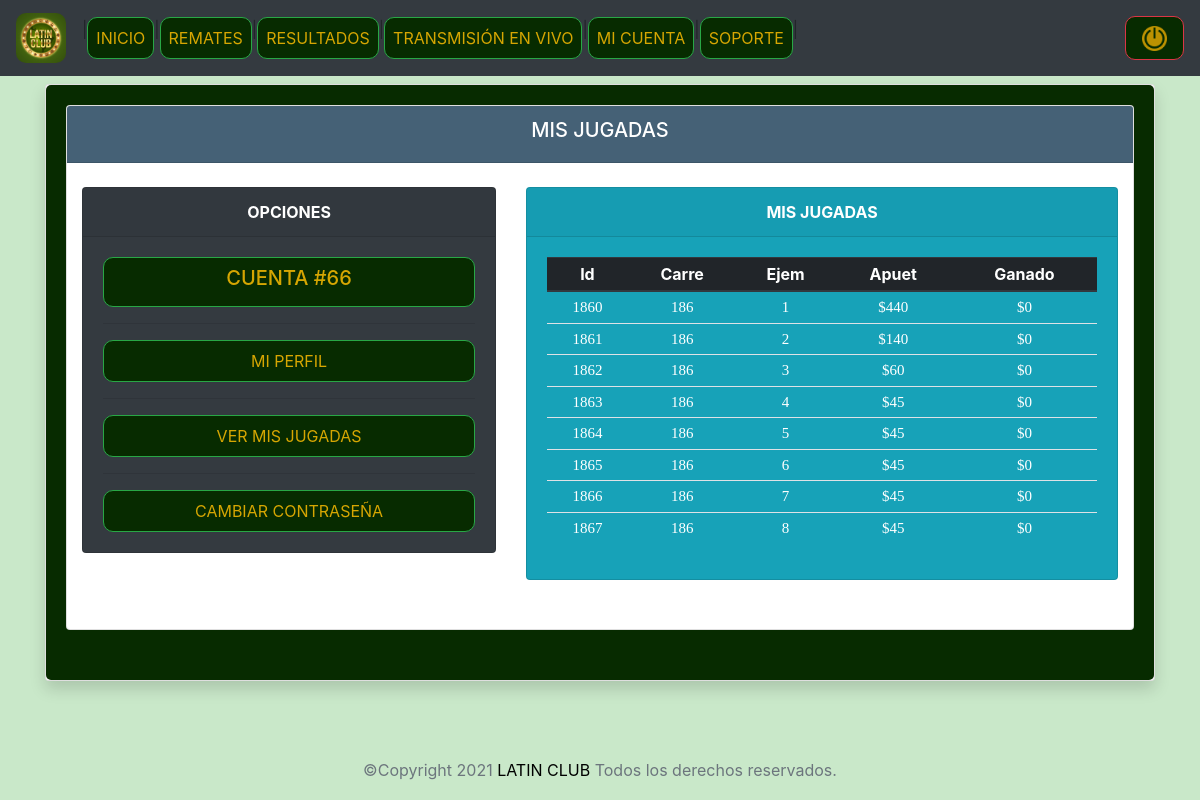
/user_/mis-jugadas.php (signed in), run on the app's committed database.
### tables this page shows
CREATE TABLE `usuarios` (
  `id_usuario` int(11) NOT NULL,
  `nombre_apellido` varchar(50) NOT NULL,
  `email` varchar(100) NOT NULL,
  `usuario` varchar(50) NOT NULL,
  `clave` varchar(150) NOT NULL,
  `saldo` varchar(30) NOT NULL,
  `ip` varchar(50) NOT NULL,
  `fecha_registro` varchar(50) NOT NULL,
  `ultima_conexion` varchar(50) NOT NULL,
  `estado` int(11) NOT NULL,
  `rol` int(11) NOT NULL
);

CREATE TABLE `historial` (
  `id_tabla` int(11) NOT NULL,
  `numero_tabla` varchar(10) NOT NULL,
  `id_sala` int(11) NOT NULL,
  `id_usuario` int(11) NOT NULL,
  `nombre_ejemplar` varchar(200) NOT NULL,
  `cliente` varchar(20) NOT NULL,
  `precio` varchar(20) NOT NULL,
  `total_recogido` varchar(10) NOT NULL,
  `estado` int(11) NOT NULL
);

### user_/mis-jugadas.php (the view, shortened to what this page needs)
<!DOCTYPE html>
<html lang="en">
<head>
    <link href="../css/sweetalert2.min.css" rel="stylesheet" type="text/css">
    <link href="css/bootstrap.min.css" rel="stylesheet">
    <link href="css/style.css" rel="stylesheet">
</head>
<body style="background-color: #C9E8C9;">
    <?php include'include/header.php'?>
    <br>
	<?php
	$id_user=$_SESSION['id_usuario'];
	require("../conexion_/conexion.php");
	$usuarios="SELECT * FROM usuarios WHERE id_usuario='$id_user' ";
	$user_=mysqli_query($mysqli,$usuarios);
	$result = mysqli_num_rows($user_);
	if ($result > 0) {
		while ($user=mysqli_fetch_row($user_)){
			$id_usuario=$user[0];
		}
	}else{
	}
	?>
	<div class="container h-100">
		<div class="row justify-content-center h-100">
			<div class="col-sm-12 align-self-center text-center">
				<div class="card shadow">
					<div class="card-body color-verde">
						<div class="row">
							<div class="col-md-12" style="margin-bottom: 30px;">
								<div class="card">
									<div class="card-header" style="background-color: #456176; color: white;">
										<h5>MIS JUGADAS</h5>
									</div>
									<ul class="list-group list-group-flush">
										<div class="container">
											<div class="row">
												<div class="col-md-5"><br>
													<div class="card text-white bg-dark mb-3">
														<div class="card-header"><b>OPCIONES</b></div>
														<div class="card-body">
															<div class="row">
																<div class="col-md-12">
																	<a class="nav-link btn btn-success text-uppercase" style=" background-color: #072B00; border-radius: 10px; color: #D6A602;"><center><h5>CUENTA #<?php echo $id_usuario ?></h5></center></a>
																	<hr>
																	<a type="button" class="nav-link btn btn-success text-uppercase" style=" background-color: #072B00; border-radius: 10px; color: #D6A602;" href="perfil"><center>MI PERFIL</center></a>
																	<hr>
																	<a type="button" class="nav-link btn btn-success text-uppercase" style=" background-color: #072B00; border-radius: 10px; color: #D6A602;" href="mis-jugadas"><center>VER MIS JUGADAS</center></a>
																	<hr>
																	<a type="button" class="nav-link btn btn-success text-uppercase" style=" background-color: #072B00; border-radius: 10px; color: #D6A602;" data-toggle="modal" data-target="#Modal"><center>CAMBIAR CONTRASEÑA</center></a>
																</div>
															</div>
														</div>
													</div>
												</div>
												<div class="col-md-7"><br>
													<div class="card text-white bg-info mb-3">
														<div class="card-header"><b>MIS JUGADAS</b></div>
														<div class="card-body">
															<table class="table">
																<thead class="thead-dark">
																	<tr>
																		<th scope="col">Id</th>
																		<th scope="col">Carre</th>
																		<th scope="col">Ejem</th>
																		<th scope="col">Apuet</th>
																		<th scope="col">Ganado</th>
																	</tr>
																</thead>
																<tbody>
																	<?php
																	require("../conexion_/conexion.php");
																	$jugadas="SELECT historial.*, ganadores.primer_lugar, ganadores.pago_primer_lugar FROM historial left join ganadores on ganadores.id_sala = historial.id_sala WHERE historial.id_usuario='$id_user'";
																	$jugadas_=mysqli_query($mysqli,$jugadas);
																	$result = mysqli_num_rows($jugadas_);
																	if ($result > 0) {
																		while ($jugad=mysqli_fetch_row ($jugadas_)){
																			$id_tabla  = $jugad[0];
																			$numero_tabla = $jugad[1];
																			$id_sala = $jugad[2];
                                                                            $nombre_ejemplar = $jugad[4];
																			$precio = $jugad[6];
																			if ($numero_tabla == $jugad[9]):
																				$ganado = $jugad[10];
																			else:
																				$ganado = '0';
																			endif;
																			echo
																			'
																			<tr>
																			<td>'.htmlentities($id_tabla).'</td>
																			<td>'.htmlentities($id_sala).'</td>
																			<td>'.htmlentities($nombre_ejemplar).'</td>
																			<td>$'.htmlentities($precio).'</td>
																			<td>$'.htmlentities($ganado).'</td>
																			</tr>
																			';
																		}
																	}else{
																		echo "<tr><center>*** NO TIENES JUGADAS REGISTRADAS ***</center></tr>";
																	}
																	?>
																</tbody>
															</table>
														</div>
													</div>
												</div>
											</div>
										</div>
									</ul>
								</div>
							</div>
						</div>
					</div>
				</div>
			</div>
		</div>
	</div>
	<?php include'include/footer.php'?>
</body>
</html>

### user_/include/header.php (shortened to what this page needs)
<header>
	<nav class="navbar navbar-expand-md navbar-dark fixed-top bg-dark">
		<a class="navbar-brand" href="index"><img src="img/favicon.jpeg" style="border-radius: 10px;" width="50"></a>
		<div class="collapse navbar-collapse" id="navbarCollapse">
			<ul class="navbar-nav mr-auto">
				|
				<li class="nav-item active">
					<a class="nav-link btn btn-success" style=" background-color: #072B00; border-radius: 10px; color: #D6A602;" href="index"><center>INICIO</center></a>
				</li>
				<li class="nav-item active">
					<a class="nav-link btn btn-success" style=" background-color: #072B00; border-radius: 10px; color: #D6A602;" href="index-salas"><center>REMATES</center></a>
				</li>
				|
				<li class="nav-item active">
					<a class="nav-link btn btn-success" style=" background-color: #072B00; border-radius: 10px; color: #D6A602;" href="resultados"><center>RESULTADOS</center></a>
				</li>
				|
				<li class="nav-item active">
					<a class="nav-link btn btn-success" style=" background-color: #072B00; border-radius: 10px; color: #D6A602;" href=""><center>TRANSMISIÓN EN VIVO</center></a>
				</li>
				<li class="nav-item active">
					<a class="nav-link btn btn-success" style=" background-color: #072B00; border-radius: 10px; color: #D6A602;" href="perfil"><center>MI CUENTA</center></a>
				</li>
				<li class="nav-item active">
					<a class="nav-link btn btn-success" style=" background-color: #072B00; border-radius: 10px; color: #D6A602;" href="soporte"><center>SOPORTE</center></a>
				</li>
				|
			</ul>
			<center>
				<a class="nav-link btn btn-danger" style=" background-color: #072B00; border-radius: 10px; color: #D6A602;" href="desconectar"><center><img src="img/salir.png" width="25"></center></a>
			</div>
		</nav>
	</header>

### user_/include/footer.php
<footer class="footer" style="background-color: #C9E8C9;">
	<div class="container">
		<span class="text-muted"><center>©Copyright 2021 <font color="000000">LATIN CLUB</font> Todos los derechos reservados.</center></span>
	</div>
</footer>

### user_/css/style.css (style rules this page uses)
html { position: relative; min-height: 100%; }
body { margin-bottom: 60px; }
.footer { position: absolute; bottom: 0; width: 100%; height: 60px; line-height: 60px; background-color: #f5f5f5; }
body > .container { padding: 60px 15px 0; }
.footer > .container { padding-right: 15px; padding-left: 15px; }
.color-verde { background-color: #072B00; border-radius: 5px; }
.table td, .table th { padding: .25rem; }
td { font-family: Arial Black; font-size: 15px; }

### data on the page
usuarios: id_usuario "66"
historial: id_tabla "1860", id_sala "186", nombre_ejemplar "1", precio "440", ganado "0"
historial: id_tabla "1861", id_sala "186", nombre_ejemplar "2", precio "140", ganado "0"
historial: id_tabla "1862", id_sala "186", nombre_ejemplar "3", precio "60", ganado "0"
historial: id_tabla "1863", id_sala "186", nombre_ejemplar "4", precio "45", ganado "0"
historial: id_tabla "1864", id_sala "186", nombre_ejemplar "5", precio "45", ganado "0"
historial: id_tabla "1865", id_sala "186", nombre_ejemplar "6", precio "45", ganado "0"
historial: id_tabla "1866", id_sala "186", nombre_ejemplar "7", precio "45", ganado "0"
historial: id_tabla "1867", id_sala "186", nombre_ejemplar "8", precio "45", ganado "0"
